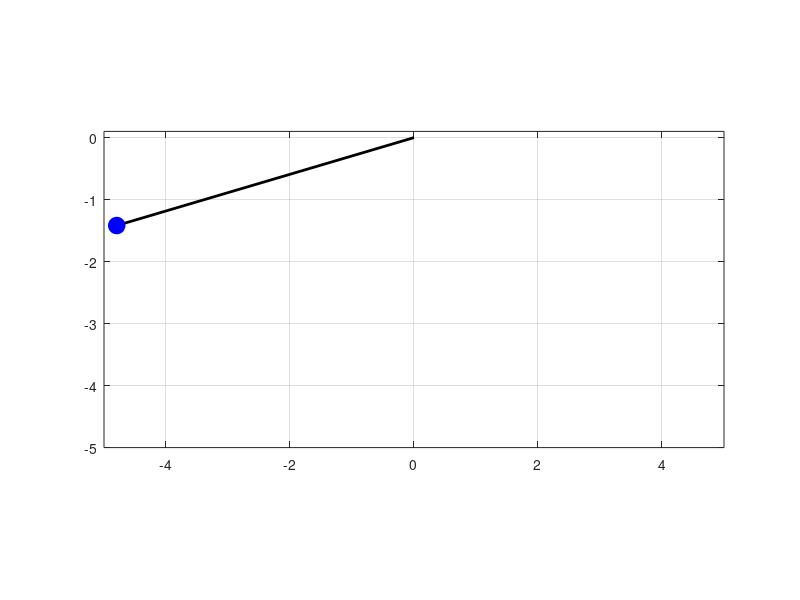

The MATLAB source for this figure: (Note: this script raises an error after producing the figure.)
% animazione di un pendolo semplice

clear; clc

g = 9.81; % m/s^2
timespan = 0: 0.01 : 10;

% richiesta dei dati in input
fprintf('Inserire i parametri (costanti) per un pendolo ideale con forzatura costante\n')
l = input('Lunghezza del filo (m): ');
M = input('Massa (kg): ');
b = input('Coefficiente di attrito: ') ;
u = input('Momento in ingresso (costante): ');
theta0 = input('Angolo iniziale (rad): ');
w0 = input('Velocità angolare iniziale (rad/s): ');

% problema di Cauchy
f = @(t, x) [x(2); -(g/l)*sin(x(1))-(b/(M*l^2))*x(2)+u/(M*l^2)];
IC = [theta0, w0];

% soluzione
[time, traj] = ode45(f, timespan, IC);

theta = traj(:,1);
omega = traj(:,2);

% Animazione pendolo
h = figure(1);
h_line = plot([0, l*sin(theta(1))], [0, -l*cos(theta(1))], 'k-', 'LineWidth', 2);
hold on
h_mass = plot(l*sin(theta(1)), -l*cos(theta(1)), 'bo', 'MarkerSize', 12, 'MarkerFaceColor', 'b');
axis equal
axis([-l l -l 0.1])
grid on

for k = 1:length(time)
    
    % controlla se finestra è chiusa
    if ~isvalid(h) 
        break
    end
    
    % aggiorna animazione pendolo
    x_p = l*sin(theta(k));
    y_p = -l*cos(theta(k));
    set(h_line, 'XData', [0, x_p], 'YData', [0, y_p])
    set(h_mass, 'XData', x_p, 'YData', y_p)
    
    drawnow
end

